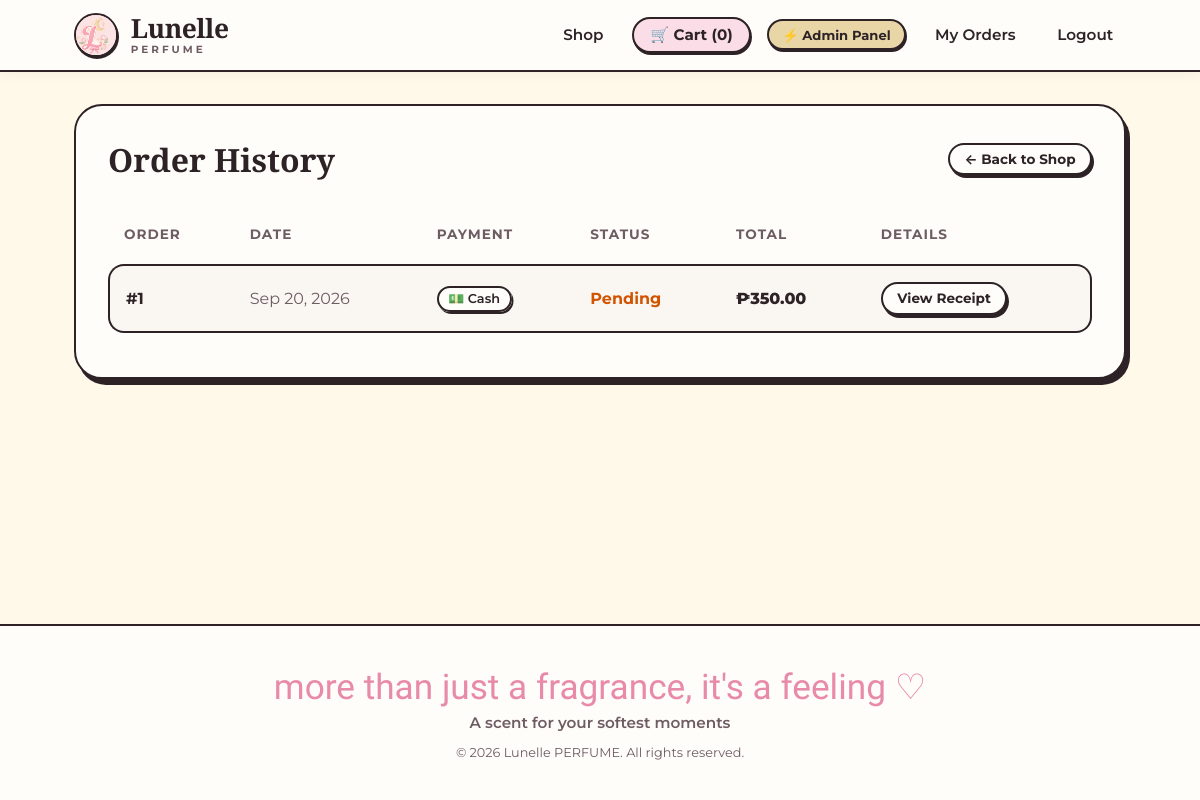
The page /orders/history/ (signed in) on the database its author committed.
### orders/models.py (models this page shows, shortened)
class Order(models.Model):
    STATUS_PENDING = "pending"
    STATUS_PAID = "paid"
    STATUS_SHIPPED = "shipped"
    STATUS_CHOICES = [
        (STATUS_PENDING, "Pending"),
        (STATUS_PAID, "Paid"),
        (STATUS_SHIPPED, "Shipped"),
    ]
    PAYMENT_CASH = "cash"
    PAYMENT_EWALLET = "ewallet"
    PAYMENT_CHOICES = [
        (PAYMENT_CASH, "Cash"),
        (PAYMENT_EWALLET, "E-wallet"),
    ]
    user = models.ForeignKey(settings.AUTH_USER_MODEL, on_delete=models.SET_NULL, null=True, blank=True, related_name="orders")
    full_name = models.CharField(max_length=200)
    contact = models.CharField(max_length=200, blank=True, default="")
    note = models.TextField(blank=True, default="")
    payment_method = models.CharField(max_length=20, choices=PAYMENT_CHOICES, default=PAYMENT_CASH)
    address = models.CharField(max_length=250, blank=True, default="")
    city = models.CharField(max_length=100, blank=True, default="")
    postal_code = models.CharField(max_length=20, blank=True, default="")
    status = models.CharField(max_length=20, choices=STATUS_CHOICES, default=STATUS_PENDING)
    created_at = models.DateTimeField(auto_now_add=True)
    class Meta:
        ordering = ["-created_at"]
    def get_total_cost(self):
        return sum(item.get_cost() for item in self.items.all())

class OrderItem(models.Model):
    order = models.ForeignKey(Order, related_name="items", on_delete=models.CASCADE)
    product = models.ForeignKey(Product, related_name="order_items", on_delete=models.SET_NULL, null=True)
    price = models.DecimalField(max_digits=10, decimal_places=2)
    quantity = models.PositiveIntegerField(default=1)
    def get_cost(self):
        return self.price * self.quantity

### orders/views.py (the view)
# urls.py: path("history/", views.order_history, name="order_history"),
@login_required
def order_history(request):
    orders = Order.objects.filter(user=request.user)
    return render(request, "orders/history.html", {"orders": orders})

### cart/cart.py (called while the page is built)
    def __len__(self):
        return sum(item["quantity"] for item in self.cart.values())

### cart/context_processors.py (called while the page is built)
def cart(request):
    return {"cart": Cart(request)}

### templates/orders/history.html (shortened to what this page needs)
{% extends "base.html" %}
{% block content %}
<div class="cart-card">
    <div style="display: flex; justify-content: space-between; align-items: center; margin-bottom: 1.5rem; flex-wrap: wrap; gap: 1rem;">
        <h1 style="font-family: var(--font-serif); font-size: 2rem;">Order History</h1>
        <a href="{% url 'store:product_list' %}" class="btn-pill btn-pill-outline btn-pill-sm">← Back to Shop</a>
    </div>
    {% if orders %}
    <div style="overflow-x: auto;">
        <table class="cart-table">
            <thead>
                <tr>
                    <th>Order</th>
                    <th>Date</th>
                    <th>Payment</th>
                    <th>Status</th>
                    <th>Total</th>
                    <th>Details</th>
                </tr>
            </thead>
            <tbody>
                {% for order in orders %}
                <tr class="cart-row">
                    <td><strong>#{{ order.id }}</strong></td>
                    <td style="color: var(--muted-text);">{{ order.created_at|date:"M d, Y" }}</td>
                    <td>
                        <span class="category-pill" style="font-size: 0.8rem; padding: 0.2rem 0.6rem;">
                            {% if order.payment_method == "ewallet" %}💳 E-wallet{% else %}💵 Cash{% endif %}
                        </span>
                    </td>
                    <td>
                        <span style="font-weight: 700; color: {% if order.status == 'paid' %}#27ae60{% elif order.status == 'shipped' %}#2980b9{% else %}#d35400{% endif %};">
                            {{ order.get_status_display }}
                        </span>
                    </td>
                    <td style="font-weight: 800;">₱{{ order.get_total_cost }}</td>
                    <td>
                        <a href="{% url 'orders:order_detail' order.id %}" class="btn-pill btn-pill-sm btn-pill-outline">View Receipt</a>
                    </td>
                </tr>
                {% endfor %}
            </tbody>
        </table>
    </div>
    {% endif %}
</div>
{% endblock %}

### static/css/style.css (style rules this page uses)
:root { --pink-primary: #F9C6D6; --pink-soft: #FADDE7; --cream-bg: #FFF9EA; --cream-surface: #FFFDF9; --gold-accent: #E8D6A7; --sage-accent: #B7C9A5; --dark-border: #2D2327; --dark-text: #2D2327; --muted-text: #6E5C64; --link-pink: #E88AA9; --font-serif: 'Playfair Display', Georgia, serif; --font-sans: 'Montserrat', -apple-system, BlinkMacSystemFont, "Segoe UI", Roboto, sans-serif; --font-script: 'Allura', cursive; }
* { box-sizing: border-box; margin: 0; padding: 0; }
body { font-family: var(--font-sans); background-color: var(--cream-bg); color: var(--dark-text); min-height: 100vh; display: flex; flex-direction: column; -webkit-font-smoothing: antialiased; }
.category-pill { text-decoration: none; color: var(--dark-text); background: var(--cream-surface); border: 2px solid var(--dark-border); border-radius: 999px; padding: 0.45rem 1.1rem; font-size: 0.88rem; font-weight: 600; box-shadow: 1.5px 2px 0px var(--dark-border); transition: all 0.15s ease; }
.btn-pill { display: inline-flex; align-items: center; justify-content: center; gap: 0.4rem; background: var(--pink-primary); color: var(--dark-text); border: 2.5px solid var(--dark-border); border-radius: 999px; padding: 0.6rem 1.4rem; font-family: var(--font-sans); font-weight: 700; font-size: 0.95rem; cursor: pointer; text-decoration: none; box-shadow: 2px 3px 0px var(--dark-border); transition: all 0.12s ease; }
.btn-pill-sm { padding: 0.4rem 0.9rem; font-size: 0.85rem; border-width: 2px; }
.btn-pill-outline { background: var(--cream-surface); }
.cart-card { background: var(--cream-surface); border: 2.5px solid var(--dark-border); border-radius: 28px; padding: 2rem; box-shadow: 4px 6px 0px var(--dark-border); }
.cart-table { width: 100%; border-collapse: separate; border-spacing: 0 0.8rem; }
.cart-table th { text-align: left; padding: 0.6rem 1rem; font-size: 0.85rem; text-transform: uppercase; letter-spacing: 1px; color: var(--muted-text); }
.cart-row { background: #FAF7F2; border: 2px solid var(--dark-border); border-radius: 16px; transition: background 0.15s; }
.cart-table td { padding: 1rem; vertical-align: middle; border-top: 2px solid var(--dark-border); border-bottom: 2px solid var(--dark-border); }
.cart-table td:first-child { border-left: 2px solid var(--dark-border); border-top-left-radius: 16px; border-bottom-left-radius: 16px; }
.cart-table td:last-child { border-right: 2px solid var(--dark-border); border-top-right-radius: 16px; border-bottom-right-radius: 16px; }

### rows shown on the page
Order: id "1", created_at "Sep 20, 2026", payment_method "💵 Cash", status "Pending", get_total_cost "350.00"

### other values the page prints
{{ cart|length }} "0"
